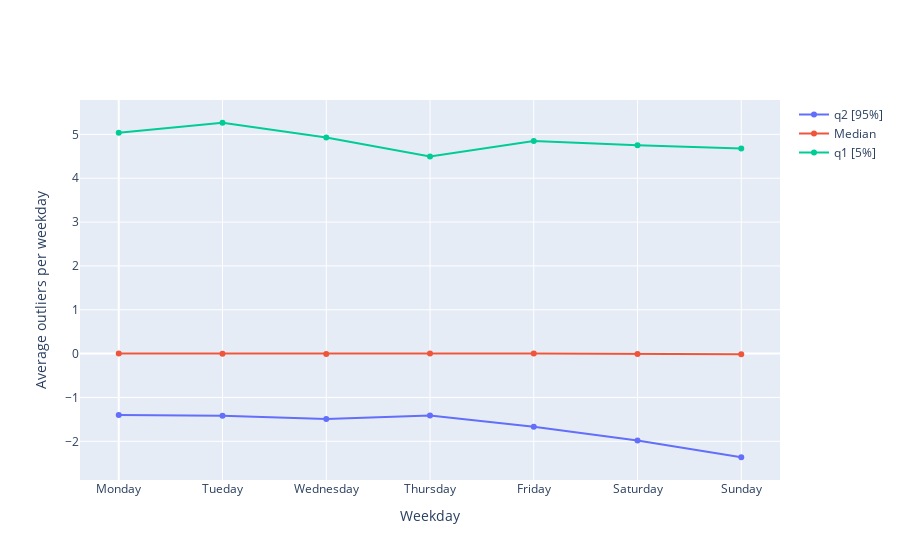

Here is the notebook cell this chart was saved with:
### Code cell
# Create traces
fig = go.Figure()
fig.add_trace(go.Scatter(x=df_weekday_stats["dt_start_utc"], y=df_weekday_stats["voality_q2"],
                    mode='lines+markers', 
                    name='q2 [95%]'))

fig.add_trace(go.Scatter(x=df_weekday_stats["dt_start_utc"], y=df_weekday_stats["voality_median"],
                    mode='lines+markers',
                    name='Median'))

fig.add_trace(go.Scatter(x=df_weekday_stats["dt_start_utc"], y=df_weekday_stats["voality_q1"],
                    mode='lines+markers',
                    name='q1 [5%]' ))

fig.update_layout(
    #title="Average outliers per weekday",
    xaxis = dict(
        tickmode = 'array',
        tickvals = [0 ,1, 2, 3, 4, 5, 6],
        ticktext=["Monday","Tueday", "Wednesday", "Thursday", "Friday", "Saturday", "Sunday"]),
    xaxis_title="Weekday",
    yaxis_title="Average outliers per weekday"
)

fig.show()

### Figure 1 — Plotly figure (JSON) as saved in the notebook; plotly's stock layout.template omitted (floating-point values rounded to 4 significant figures)
{"data": [{"mode": "lines+markers", "name": "q2 [95%]", "type": "scatter", "x": [0, 1, 2, 3, 4, 5, 6], "y": [-1.4, -1.416, -1.493, -1.409, -1.669, -1.979, -2.363]}, {"mode": "lines+markers", "name": "Median", "type": "scatter", "x": [0, 1, 2, 3, 4, 5, 6], "y": [0, -0.003815, -0.01032, 0, 0.003396, -0.01132, -0.01647]}, {"mode": "lines+markers", "name": "q1 [5%]", "type": "scatter", "x": [0, 1, 2, 3, 4, 5, 6], "y": [5.036, 5.265, 4.927, 4.497, 4.846, 4.751, 4.676]}], "layout": {"xaxis": {"tickmode": "array", "ticktext": ["Monday", "Tueday", "Wednesday", "Thursday", "Friday", "Saturday", "Sunday"], "tickvals": [0, 1, 2, 3, 4, 5, 6], "title": {"text": "Weekday"}}, "yaxis": {"title": {"text": "Average outliers per weekday"}}}}
